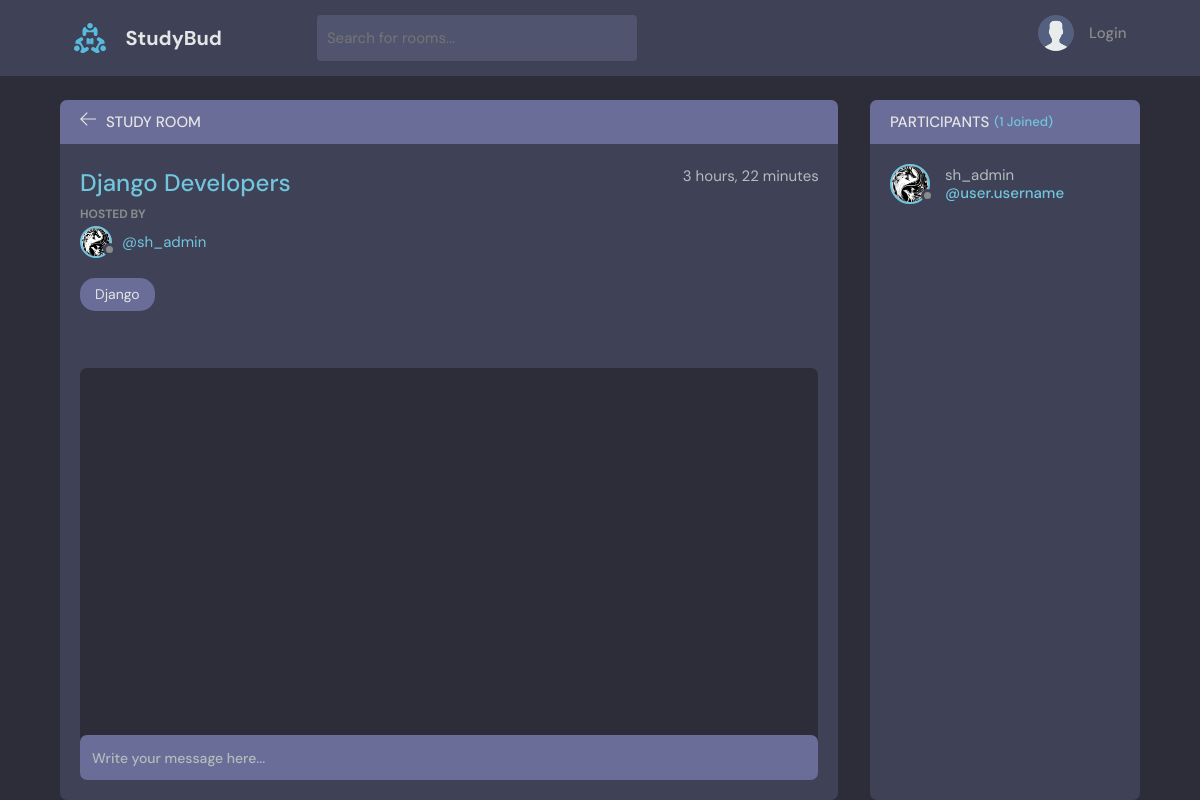
The page /room/1/ on the database its author committed.
### base/models.py (models this page shows, shortened)
class Room(models.Model):
	host = models.ForeignKey(User, on_delete=models.SET_NULL, null=True)
	topic = models.ForeignKey(Topic, on_delete=models.SET_NULL, null=True)
	name = models.CharField(max_length=200)
	description = models.TextField(null=True, blank=True)
	participants = models.ManyToManyField(User, related_name='participants', blank=True)
	updated = models.DateTimeField(auto_now=True)
	created = models.DateTimeField(auto_now_add=True)
	class Meta:
		ordering = ['-updated', '-created']

class User(AbstractUser):
    name = models.CharField(max_length=200, null=True)
    email = models.EmailField(unique=True, null=True)
    bio = models.TextField(null=True)
    avatar = models.ImageField(null=True, default="avatar.svg")
    USERNAME_FIELD = 'email'
    REQUIRED_FIELDS =  []

class Topic(models.Model):
	name = models.CharField(max_length=200)
	def __str__(self):
		return self.name

### base/views.py (the view, shortened to what this page needs)
# urls.py: path('room/<str:pk>/', views.room, name = "room"),
def room(request, pk):
    room = Room.objects.get(id=pk)
    room_messages = room.message_set.all().order_by('-created')
    participants = room.participants.all()
    context = {'room':room, 'room_messages':room_messages, 'participants':participants}
    return render(request, 'base/room.html', context)

### base/templates/base/room.html (shortened to what this page needs)
{% extends 'main.html' %}
{% block content %}
    <main class="profile-page layout layout--2">
        <div class="container">
            <div class="room">
                <div class="room__top">
                    <div class="room__topLeft">
                        <a href="{% url 'home' %}">
                            <svg version="1.1" xmlns="http://www.w3.org/2000/svg" width="32" height="32" viewBox="0 0 32 32">
                                <title>arrow-left</title>
                                <path d="M13.723 2.286l-13.723 13.714 13.719 13.714 1.616-1.611-10.96-10.96h27.625v-2.286h-27.625l10.965-10.965-1.616-1.607z"></path>
                            </svg>
                        </a>
                        <h3>Study Room</h3>
                    </div>
                </div>
                <div class="room__box scroll">
                    <div class="room__header scroll">
                        <div class="room__info">
                            <h3>{{room.name}}</h3>
                            <span>{{room.created|timesince}}</span>
                        </div>
                        <div class="room__hosted">
                            <p>Hosted By</p>
                            <a href="{% url 'user-profile' room.host.id %}" class="room__author">
                                <div class="avatar avatar--small">
                                    <img src="{{room.host.avatar.url}}" />
                                </div>
                                <span>@{{room.host.username}}</span>
                            </a>
                        </div>
                        <span class="room__topics">{{room.topic}}</span>
                    </div>
                    <div class="room__conversation">
                        <div class="threads scroll">
                        </div>
                    </div>
                </div>
                <div class="room__message">
                    <form action="" method="POST">
                    <input name="body" placeholder="Write your message here..." /></form>
                </div>
            </div>
            <div class="participants">
                <h3 class="participants__top">Participants <span>({{participants.count}} Joined)</span></h3>
                <div class="participants__list scroll">
                    {% for user  in participants %}
                    <a href="{% url 'user-profile' user.id %}" class="participant">
                        <div class="avatar avatar--medium">
                            <img src="{{user.avatar.url}}" />
                        </div>
                        <p>
                            {{user.username}}
                            <span>@user.username</span>
                        </p>
                    </a>
                    {% endfor %}
                </div>
            </div>
        </div>
    </main>
{% endblock content %}

### rows shown on the page
Room: name "Django Developers", created "3 hours, 22 minutes", host.avatar (picture), host.username "sh_admin", topic "Django"
User: avatar (picture), username "sh_admin"

### other values the page prints
{{ participants.count }} "1"
